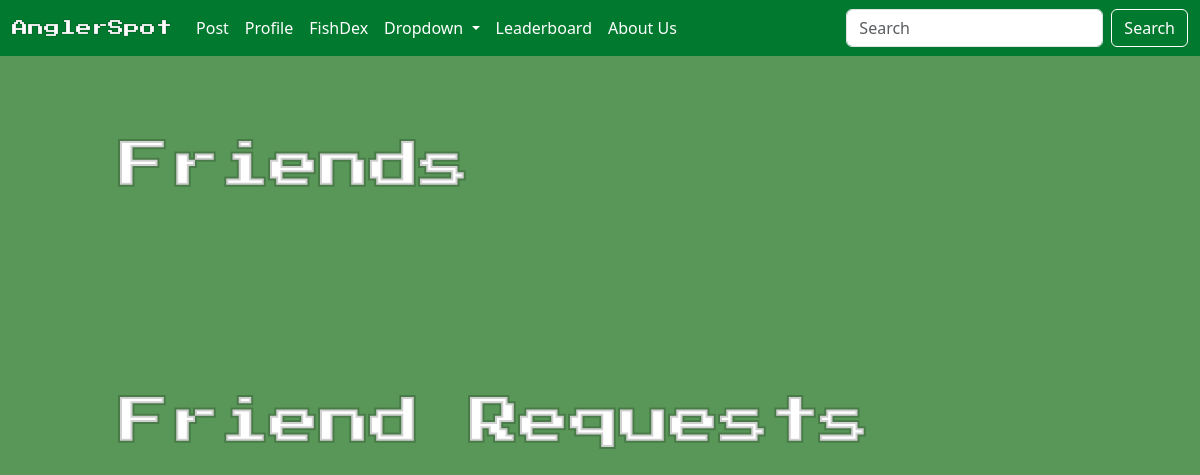
/friendslist/4/ (signed in), run on an earlier commit of the app's database.
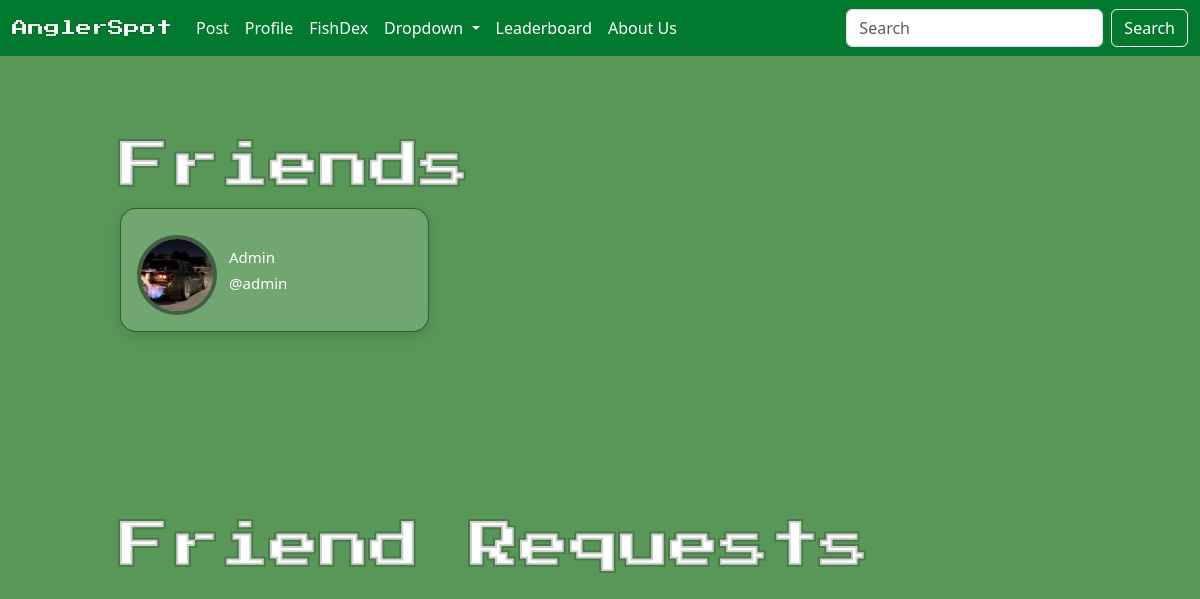
And on a later commit of the database.
### angler/models/user.py (models this page shows, shortened)
class User(AbstractUser):
    is_confirmed = models.BooleanField(default=False)
    is_private = models.BooleanField(default=False)
    points = models.PositiveIntegerField(default=0) #previous idea have a cap on points validators=[MaxValueValidator(5000)]
    @property
    def get_profile_name(self):
        return Profile.objects.get(user=self).profile_name
    def get_profile_image(self):
        return Profile.objects.get(user=self).profile_image

class Profile(models.Model):
    user = models.OneToOneField(User, on_delete=models.CASCADE)
    profile_image = models.ImageField(default='default_profile_img.jpg', upload_to='profile_img/', null=False, blank=True)
    profile_name = models.CharField(max_length=16, blank=True)
    bio = models.TextField(max_length=500, blank=True)

### angler/views/friends.py (the view)
# urls.py: path('friendslist/<int:user_id>/', FriendsListView.as_view(), name='friendslist'),
class FriendsListView(LoginRequiredMixin, View):
    login_url = '/login/'
    def get(self, request, user_id):
        friend_requests = FriendRequest.objects.filter(request_reciever=request.user,request_status=0 )
        user = User.objects.get(id=user_id)
        friends = FriendList.objects.get(user=user).friends.all()
        context = {
            'friends':friends,
            'friend_requests':friend_requests
        }
        return render(request, 'angler/friend.html', context)

### angler/templates/angler/friend.html (shortened to what this page needs)
{% extends 'angler/base.html'%}
{% load static %}
{% block content %}
<div class="title-row">
    <h2 class="section-title">Friends</h2>
</div>
<div class="results-grid">
    {% for friend in friends %}
        <a href="{% url 'user_profile' user_id=friend.id %}" class="result-card">
            <div class="result-card-header">
                <img src="{{ friend.get_profile_image.url }}" class="circle-image-sm">
                <div class="result-header-text">
                    <span class="result-name">{{friend.get_profile_name}}</span>
                    <span class="result-name">@{{friend.username}}</span>
                </div>
            </div>
        </a>
    {% endfor %}
</div>
<br>
<div class="title-row">
    <h2 class="section-title">Friend Requests</h2>
</div>
{% endblock %}

What changed in the data, as far as the page shows it:
now on this page (row edited): User: get_profile_image (placeholder picture), get_profile_name "Admin", username "admin"
